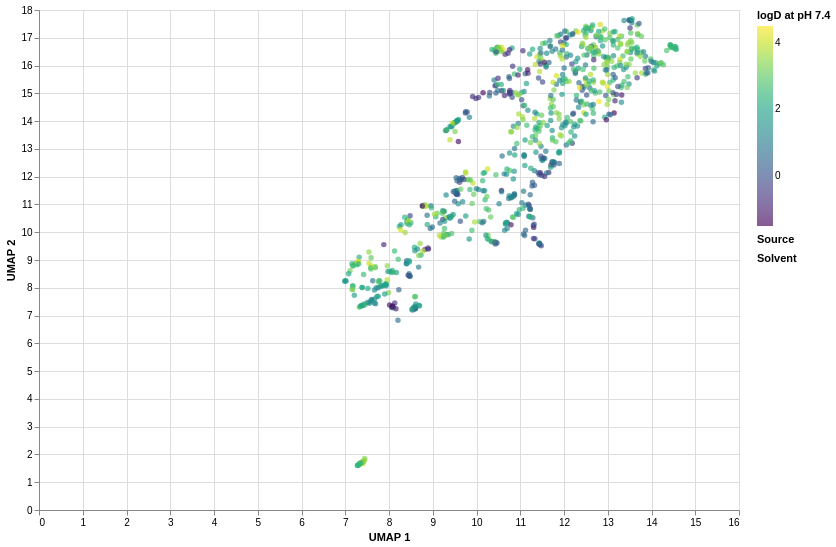

Here is the notebook cell this chart was saved with:
### Markdown cell above
### AstraZeneca logD interactive UMAP

### Code cell
logd_umap_chart = build_property_umap("logD at pH 7.4")
logd_umap_chart

### Figure 1 — Vega-Lite specification as saved in the notebook (floating-point values rounded to 4 significant figures; data arrays with more than 128 entries replaced by an {"elided": "..."} marker saying what was removed)
{"config": {"view": {"continuousWidth": 300, "continuousHeight": 300}}, "layer": [{"mark": {"type": "circle", "opacity": 0.65, "size": 30}, "encoding": {"color": {"field": "Y", "scale": {"scheme": "viridis"}, "title": "logD at pH 7.4", "type": "quantitative"}, "tooltip": [{"field": "record_id", "type": "nominal"}, {"field": "representation", "type": "nominal"}, {"field": "source", "type": "nominal"}, {"field": "nmr_solvent", "type": "nominal"}, {"field": "Y", "format": ".3f", "title": "logD at pH 7.4", "type": "quantitative"}], "x": {"field": "umap_1", "title": "UMAP 1", "type": "quantitative"}, "y": {"field": "umap_2", "title": "UMAP 2", "type": "quantitative"}}, "name": "view_80a62eff26fe45df_0", "transform": [{"filter": "datum.representation == logd74_astrazeneca_model"}, {"filter": "logd74_astrazeneca_color == 'logD at pH 7.4'"}]}, {"mark": {"type": "circle", "opacity": 0.65, "size": 30}, "encoding": {"color": {"field": "source", "title": "Source", "type": "nominal"}, "tooltip": [{"field": "record_id", "type": "nominal"}, {"field": "representation", "type": "nominal"}, {"field": "source", "type": "nominal"}, {"field": "nmr_solvent", "type": "nominal"}, {"field": "Y", "format": ".3f", "title": "logD at pH 7.4", "type": "quantitative"}], "x": {"field": "umap_1", "title": "UMAP 1", "type": "quantitative"}, "y": {"field": "umap_2", "title": "UMAP 2", "type": "quantitative"}}, "transform": [{"filter": "datum.representation == logd74_astrazeneca_model"}, {"filter": "logd74_astrazeneca_color == 'Source'"}]}, {"mark": {"type": "circle", "opacity": 0.65, "size": 30}, "encoding": {"color": {"field": "nmr_solvent", "title": "Solvent", "type": "nominal"}, "tooltip": [{"field": "record_id", "type": "nominal"}, {"field": "representation", "type": "nominal"}, {"field": "source", "type": "nominal"}, {"field": "nmr_solvent", "type": "nominal"}, {"field": "Y", "format": ".3f", "title": "logD at pH 7.4", "type": "quantitative"}], "x": {"field": "umap_1", "title": "UMAP 1", "type": "quantitative"}, "y": {"field": "umap_2", "title": "UMAP 2", "type": "quantitative"}}, "transform": [{"filter": "datum.representation == logd74_astrazeneca_model"}, {"filter": "logd74_astrazeneca_color == 'Solvent'"}]}], "data": {"name": "data-e1a5eee3a8ed1c8f7b0ac3f86bc9e7c0"}, "height": 500, "params": [{"name": "logd74_astrazeneca_model", "bind": {"input": "select", "options": ["morgan", "nmrpeak", "nmrsolver", "nmrtrans", "ultranmr", "unimol2"], "name": "Embedding: "}, "value": "unimol2"}, {"name": "logd74_astrazeneca_color", "bind": {"input": "select", "options": ["logD at pH 7.4", "Source", "Solvent"], "name": "Color: "}, "value": "logD at pH 7.4"}, {"name": "param_1e9efca18e7a2868", "select": {"type": "interval", "encodings": ["x", "y"]}, "bind": "scales", "views": ["view_80a62eff26fe45df_0"]}], "resolve": {"scale": {"color": "independent"}}, "width": 700, "$schema": "https://vega.github.io/schema/vega-lite/v6.4.1.json", "datasets": {"data-e1a5eee3a8ed1c8f7b0ac3f86bc9e7c0": {"elided": "4722 records"}}}
